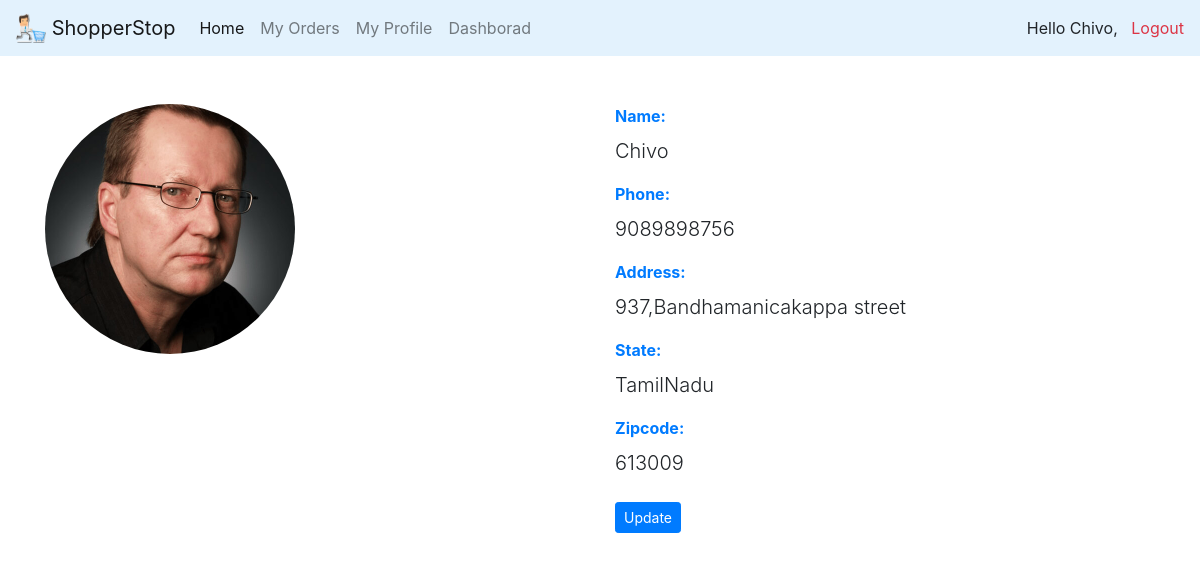
/profile/ (signed in), run on the app's committed database.
### Accounts/models.py (models this page shows, shortened)
class Accounts(AbstractBaseUser, PermissionsMixin):
    class Meta:
        verbose_name_plural = "Accounts"
    Email = models.EmailField(verbose_name='email address',
                              max_length=60, unique=True, help_text="Email Should be Valid and Unique")
    UserName = models.CharField(
        max_length=60, null=False, unique=True, help_text="Username should be Valid and Unique")
    Updated_Time = models.DateTimeField(auto_now=True)
    is_active = models.BooleanField(default=True)
    is_staff = models.BooleanField(default=False)
    date_joined = models.DateTimeField(auto_now_add=True)
    objects = UserManager()
    USERNAME_FIELD = "Email"
    REQUIRED_FIELDS = ["UserName"]
    def __str__(self):
        return self.UserName + " With Email " + self.Email

### Management/models.py (models this page shows)
class Customer(models.Model):
    Profile = models.OneToOneField(
        Accounts, null=True, on_delete=models.CASCADE)
    profilePic = models.ImageField(default="Defaut.jpg")
    name = models.CharField(max_length=60, null=True)
    Phone = models.BigIntegerField(null=True, blank=True)
    Address = models.CharField(max_length=60, null=True, blank=True)
    State = models.CharField(max_length=60, null=True, blank=True)
    zipcode = models.PositiveSmallIntegerField(null=True, blank=True)
    def __str__(self):
        return self.name
    class Meta:
        verbose_name_plural = "Customers"

### MyProfiles/views.py (the view, shortened to what this page needs)
# urls.py: path('profile/', profile, name="MyProfile"),
def profile(request):
    customer1 = Customer.objects.get(name=request.user.UserName)
    customer2 = request.user.pk
    customer = request.user.customer
    print(customer)
    i = Orders.objects.select_related("OrderedBy").first()
    i2 = Orders.objects.select_related("Item").last()
    p1 = Customer.objects.prefetch_related("orders_set").first()
    print(p1.orders_set.all())
    p2 = Customer.objects.prefetch_related(
        Prefetch("orders_set", Orders.objects.filter(Item__Price__range=(2000, 5000))))
    for i in p2:
        print(i.orders_set.all())
    o = Orders.objects.filter(OrderedBy=customer)
    print(Orders._meta.get_fields())
    for l in o:
        print(l.Item.Price)
        print(l.Item.__class__)
        print(l.OrderedBy.Phone)
    print(o)
    print(request.user)
    print(request.user.customer.Phone)
    form = customerProfile(request.POST or None, instance=customer)
    if("profile" in request.get_full_path()):
        CusObj = Customer.objects.get(Profile=request.user.pk)
        context = {"customer": CusObj}
        template = "MyProfile.html"
        return render(request, template, context)

### Management/models.py (called while the page is built)
    def __str__(self):
        return self.OrderedBy.name + " Ordered a Product " + self.Item.Productname

### MyProfiles/templates/MyProfile.html (shortened to what this page needs)
{%load static%}
{%include 'basemain.html'%}
{%load crispy_forms_tags%}
<html>
<head>
    <link rel="stylesheet" href="{% static 'css/MyProfile.css' %}">
</head>
</html>
<body>
    <div class="container my-5">
        <div class="row">
            <div class="col-md-4">
                <img src="{{customer.profilePic.url}}" alt="" style="height: 250px;width: 250px;"
                    class="rounded-circle">
            </div>
            <div class="offset-md-2 col-md-6">
                <label class="text-primary font-weight-bold" for=""> Name:</label>
                <p class="lead">{{customer.name}}</p>
                <label class="text-primary font-weight-bold" for=""> Phone:</label>
                <p class="lead">{{customer.Phone}}</p>
                <label class="text-primary font-weight-bold" for=""> Address:</label>
                <p class="lead">{{customer.Address}}</p>
                <label class="text-primary font-weight-bold" for=""> State:</label>
                <p class="lead">{{customer.State}}</p>
                <label class="text-primary font-weight-bold" for=""> Zipcode:</label>
                <p class="lead">{{customer.zipcode}}</p>
                <a href="{%url 'update'%}" class="button btn btn-primary btn-sm my-2">Update</a>
            </div>
        </div>
    </div>
</body>

### MainApp/templates/basemain.html (shortened to what this page needs)
<!doctype html>
<html lang="en">
{% load static %}
<head>
    <link rel="stylesheet" href="https://cdnjs.cloudflare.com/ajax/libs/animate.css/4.0.0/animate.min.css" />
    <link rel="stylesheet" href="{%static 'css/Navabr.css'%}">
    <link rel="stylesheet" href="https://stackpath.bootstrapcdn.com/bootstrap/4.3.1/css/bootstrap.min.css"
>
</head>
<body>
    <nav class="navbar navbar-expand-lg navbar-light" style="background-color: #e3f2fd;">
        <a class="navbar-brand" href="{%url 'Main'%}">
            <img src="{% static 'images/shop.png'%}" width="30" height="30" class="d-inline-block align-top" alt="">
            ShopperStop
        </a>
        <div class="collapse navbar-collapse" id="navbarNav">
            <ul class="navbar-nav">
                <li class="nav-item active" id="Home">
                    <a class="nav-link" href="{% url 'Main' %}">Home<span class="sr-only">(current)</span></a>
                </li>
                <li class="nav-item" id="orders">
                    <a class="nav-link" href="{% url 'MyOrders' %}">My Orders</a>
                </li>
                <li class="nav-item" id="prof">
                    <a class="nav-link" href="{% url 'MyProfile' %}">My Profile</a>
                </li>
                <li class="nav-item" id="prof">
                    <a class="nav-link" href="{% url 'home' %}">Dashborad</a>
                </li>
            </ul>
            <ul class="navbar-nav ml-auto">
                <li class="nav-item">
                    Hello {{user.UserName}}, &nbsp; <a class="text-danger text-underline"
                        href="{% url 'logout' %}">Logout</a>
                </li>
            </ul>
        </div>
    </nav>
</body>
</html>

### data on the page
Accounts: UserName "Chivo"
Customer: profilePic (picture), name "Chivo", Phone "9089898756", Address "937,Bandhamanicakappa street", State "TamilNadu", zipcode "613009"
